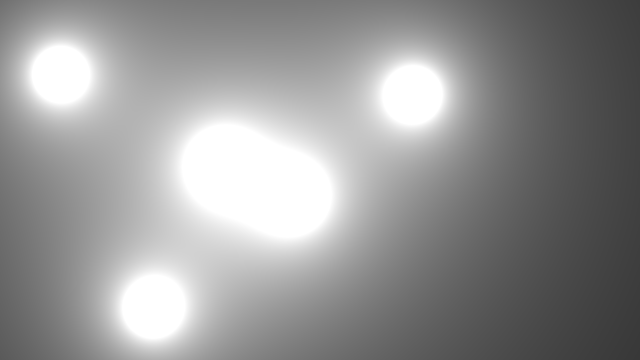
Frame 1 (no input)
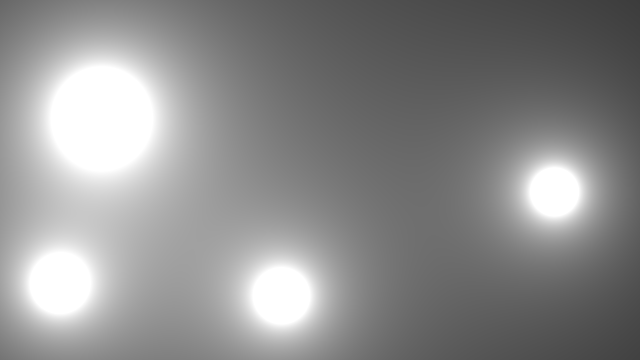
Frame 60 (the mouse pressed at the canvas centre just before this capture)
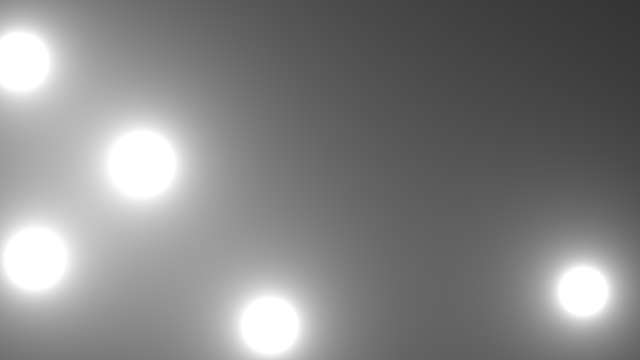
Frame 120 (the mouse held since frame 60 and released just before this capture)

The Processing sketch that drew these frames (run headless with seeded random() and noise(); from frame 60 on, the mouse is pressed at the canvas centre):

// Processing sketch: metabolas
// ── metabolas.pde
//bola b;
bola[] bolas = new bola[5];
void setup() {
  size(640,360);
  for (int i=0; i<bolas.length; i++){
    bolas [i] = new bola(random(width), random(height));
  }
}

void draw() {
  background(51);
  loadPixels();
  for (int x=0; x < width; x++){
    for (int y=0; y < height; y++){
      int ind = x + y * width;
      float sum = 0;
      for(bola b: bolas){
        float c =125 * b.r / dist(x,y,b.pos.x,b.pos.y);
        sum = sum + c;
      }
      pixels[ind]=color(sum);
    }
  }  
  updatePixels(); 
  for (bola b: bolas){
    b.update();
   //b.show();
  }
}
// ── bola.pde
class bola {
  PVector pos;
  float r;
  PVector vel;  
  bola(float x, float y) {
    pos = new PVector(x,y);
    vel = PVector.random2D();
    vel.mult(random(1,3));
    r = 40;
  }
  void update() {
    pos.add(vel);
    if (pos.x > width || pos.x < 0){
      vel.x *=-1;
    }
    if (pos.y > height || pos.y < 0){
      vel.y *=-1;
    }
  }
  
  void show(){
    noFill();
    stroke(0);
    strokeWeight(2);
    ellipse(pos.x,pos.y,r*2,r*2);  
  }
}
